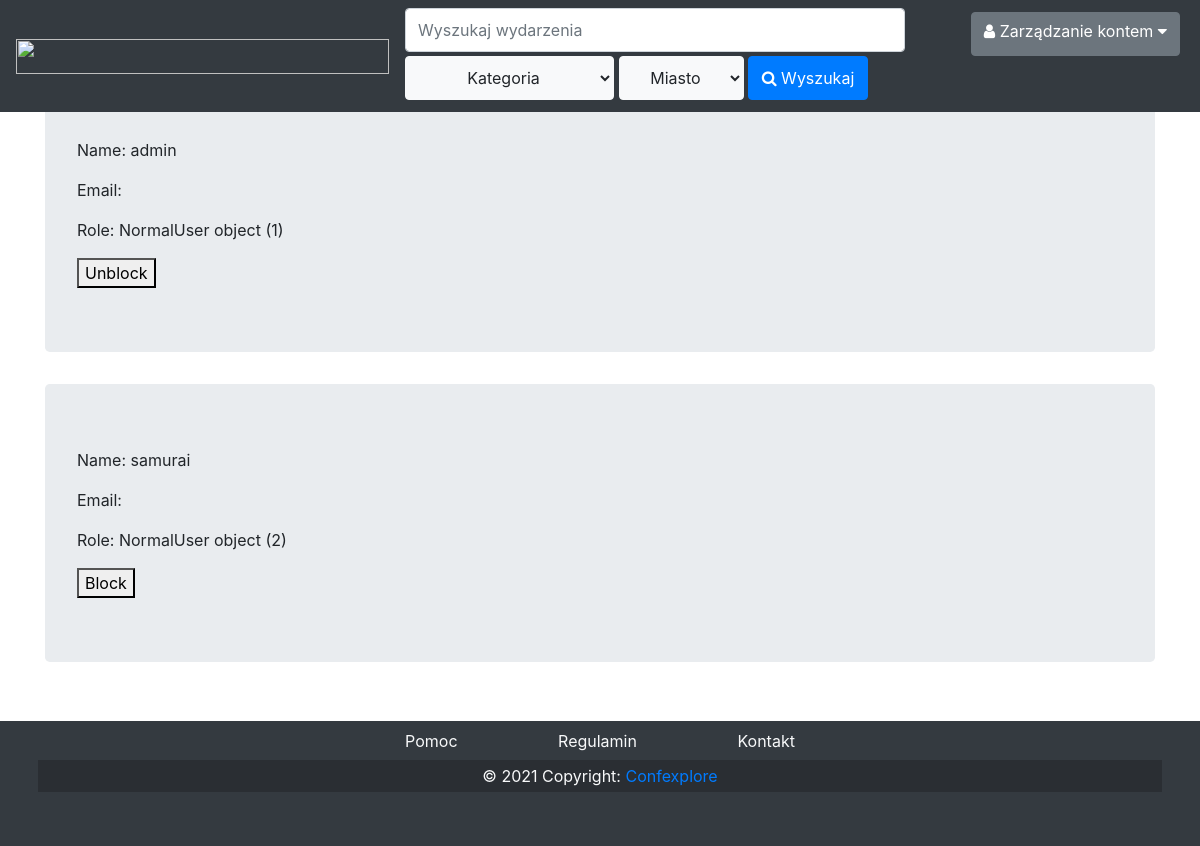
The app's page /users/manage_users/, older data.
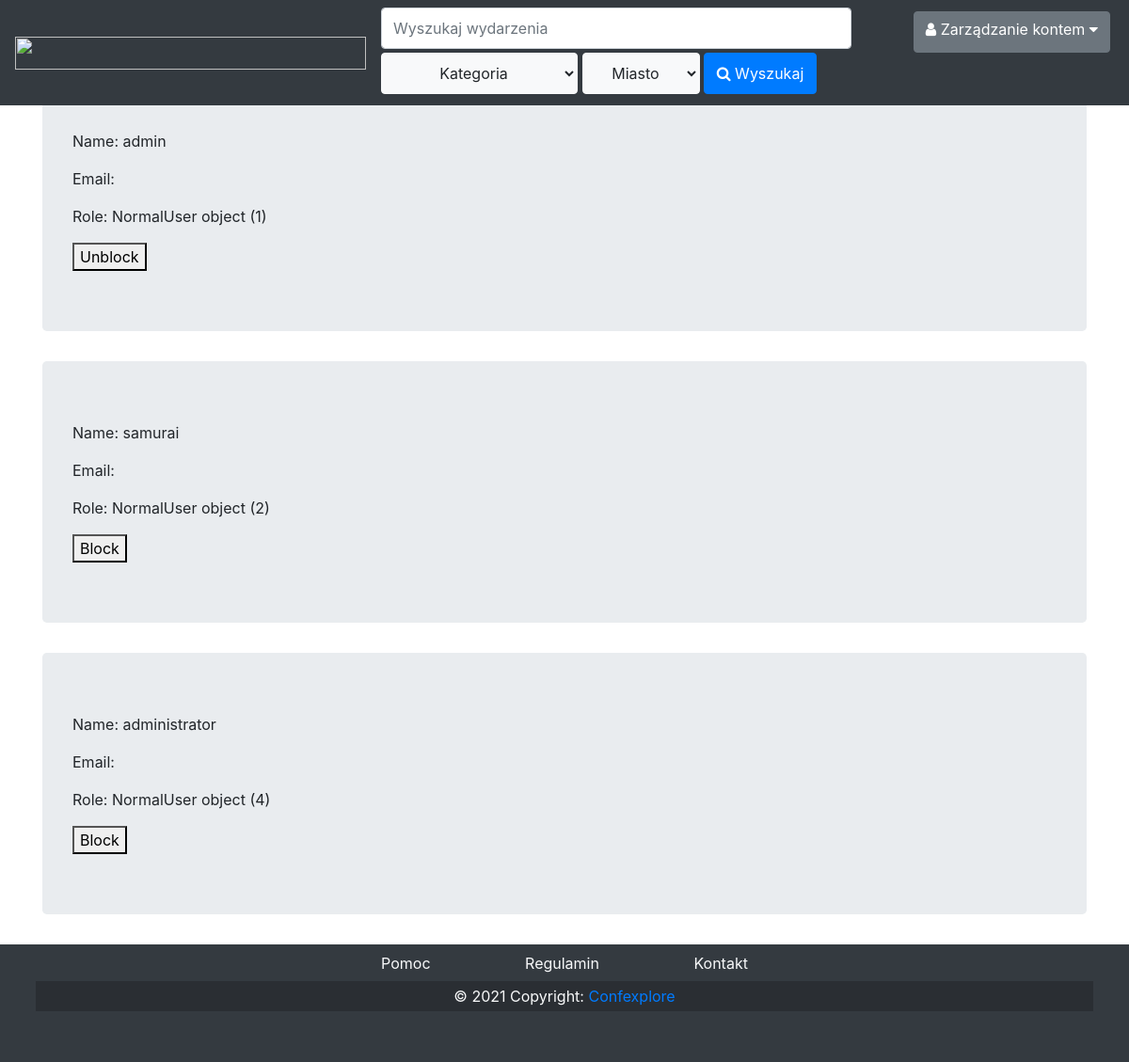
The same page, newer data.
### users/models.py (models this page shows)
class Profile(models.Model):
    class RoleName(models.TextChoices):
        NORMAL_USER = 'U', _('User')
        VOLUNTEER = 'V', _('Volunteer')
        ORGANIZER = 'O', _('Organizer')
        ADMINISTRATOR = 'A', _('Administrator')
    django_user = models.OneToOneField(
        User,
        on_delete=models.CASCADE
    )
    name = models.TextField()
    role_name = models.TextField(
        choices=RoleName.choices,
        default=RoleName.NORMAL_USER
    )
    def get_role(self):
        if self.role_name == 'U':
            return self.normaluser_role
        elif self.role_name == 'V':
            return self.volunteer_role
        elif self.role_name == 'O':
            return self.organizer_role
        elif self.role_name == 'A':
            return self.administrator_role
        else:
            raise Exception("ERROR - function profile.get_role() not working")

class NonAdmin(Role):
    blocked = models.BooleanField(default=False)
    class Meta:
        abstract = True

class NormalUser(NonAdmin):
    pass

### users/views.py (the view)
# urls.py: path('manage_users/', ManageUsersView.as_view(), name='manage_users'),
class ManageUsersView(
    TemplateView):
    template_name = 'users/manageusers.html'
    extra_context = {
        'profiles': Profile.objects.exclude(role_name='A')
    }

### content/context_processors.py (called while the page is built)
def search(request: HttpRequest) -> dict:
    context = {
        'types': Type.objects.all(),
        'cities': City.objects.all()
    }
    try:
        context['user_type'] = request.user.profile.get_role()
    except AttributeError:
        pass
    return context

### templates/users/manageusers.html (shortened to what this page needs)
{% extends 'main.html' %}
{% block content %}
    {% for profile in profiles %}
      <div class="jumbotron">
        <form method="post" action="{% url 'confirm_user' %}">
          <p>Name: {{ profile.name }}</p>
          <p>Email: {{ profile.user.email }}</p>
          <p>Role: {{ profile.get_role }}</p>
          {% if profile.get_role.blocked %}
            <button type="submit">Unblock</button>
          {% else %}
            <button type="submit">Block</button>
          {% endif %}
        </form>
      </div>
    {% endfor %}
{% endblock %}

Row changes from the older to the newer data that the page shows:
added Profile: name "administrator", get_role "NormalUser object (4)", shows "Block"
